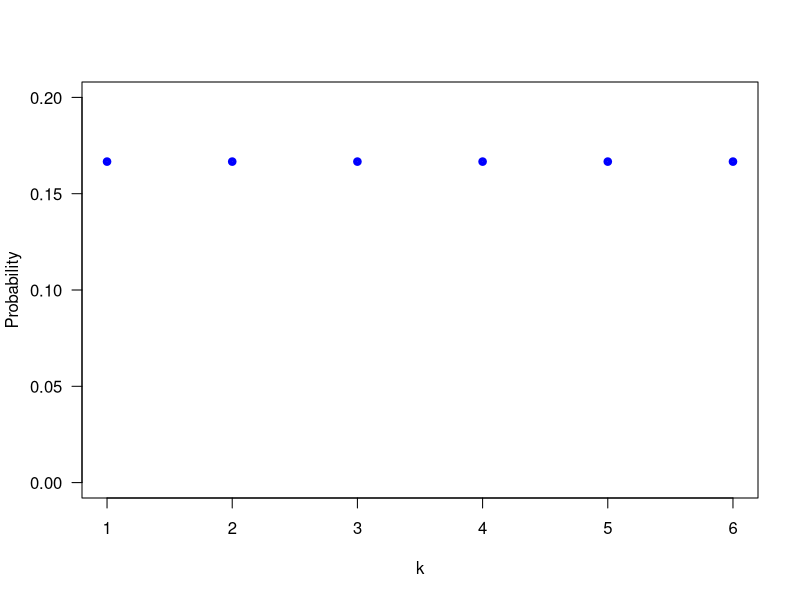

Reproduce this figure in R.
print('file: PDsPDFsUniformDiscrete6.R')
# plot discrete uniform distribution for die
N = 6; xp = seq(1,N); yp =numeric(N) + 1/N
# png('UnifDiscrete160817.png',width=16,height=12,units='cm',res=300)
plot(xp,yp,type='p',lwd=4,col='blue',xlab='k',
     ylab='Probability',las=1,cex=0.6,ylim=c(0,0.2))
# dev.off()